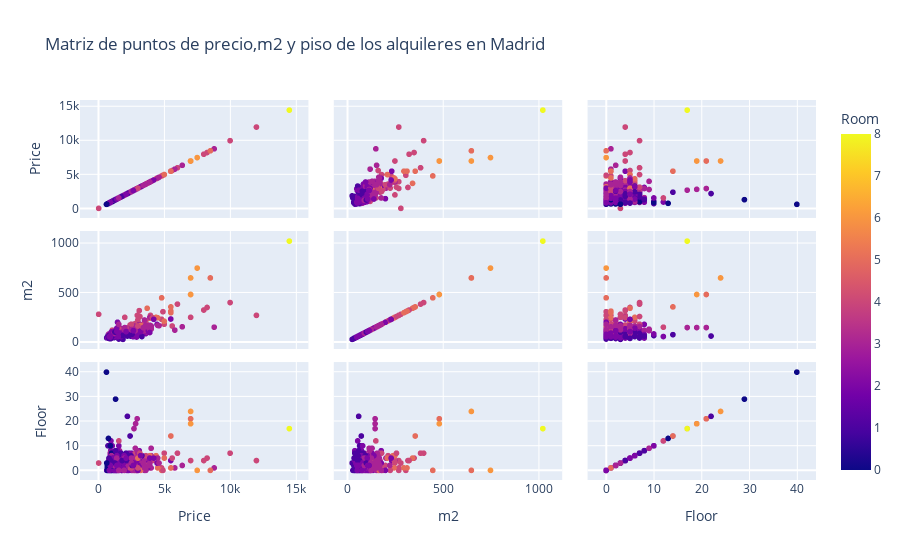

Notebook code cell kept with this figure:
### Code cell
import plotly.express as px


fig = px.scatter_matrix(df_idealista,
    dimensions=["Price", "m2", "Floor"],
    color="Room",
    title="Matriz de puntos de precio,m2 y piso de los alquileres en Madrid",
)
fig.show()
fig.write_html("../../templates/Plotly_corr_alquileres_mad.html")

### Figure 1 — Plotly figure (JSON) as saved in the notebook; plotly's stock layout.template omitted (floating-point values rounded to 4 significant figures; data arrays with more than 128 entries replaced by an {"elided": "..."} marker saying what was removed)
{"data": [{"dimensions": [{"axis": {"matches": true}, "label": "Price", "values": {"elided": "417 int values"}}, {"axis": {"matches": true}, "label": "m2", "values": {"elided": "417 int values"}}, {"axis": {"matches": true}, "label": "Floor", "values": {"elided": "417 int values"}}], "hovertemplate": "%{xaxis.title.text}=%{x}<br>%{yaxis.title.text}=%{y}<br>Room=%{marker.color}<extra></extra>", "legendgroup": "", "marker": {"color": {"elided": "417 int values"}, "coloraxis": "coloraxis", "symbol": "circle"}, "name": "", "showlegend": false, "type": "splom"}], "layout": {"coloraxis": {"colorbar": {"title": {"text": "Room"}}, "colorscale": [[0, "#0d0887"], [0.1111, "#46039f"], [0.2222, "#7201a8"], [0.3333, "#9c179e"], [0.4444, "#bd3786"], [0.5556, "#d8576b"], [0.6667, "#ed7953"], [0.7778, "#fb9f3a"], [0.8889, "#fdca26"], [1, "#f0f921"]]}, "dragmode": "select", "legend": {"tracegroupgap": 0}, "title": {"text": "Matriz de puntos de precio,m2 y piso de los alquileres en Madrid"}}}
